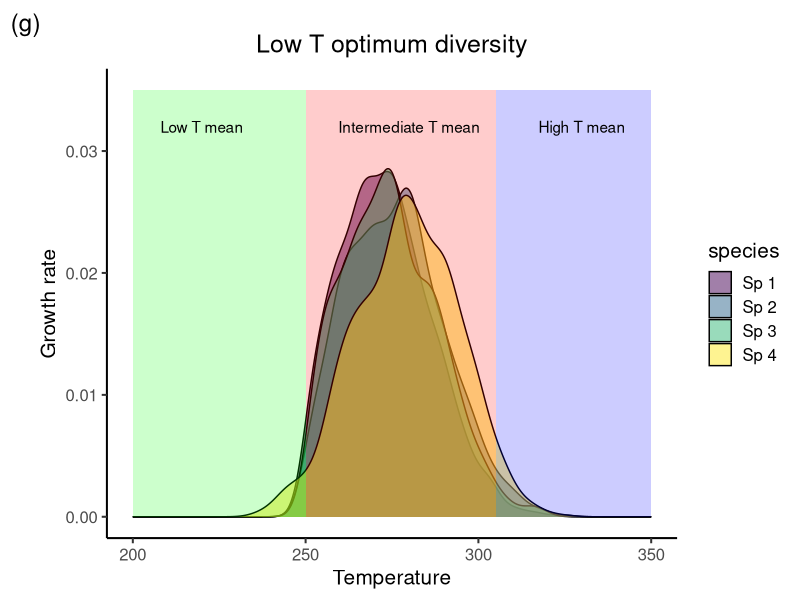
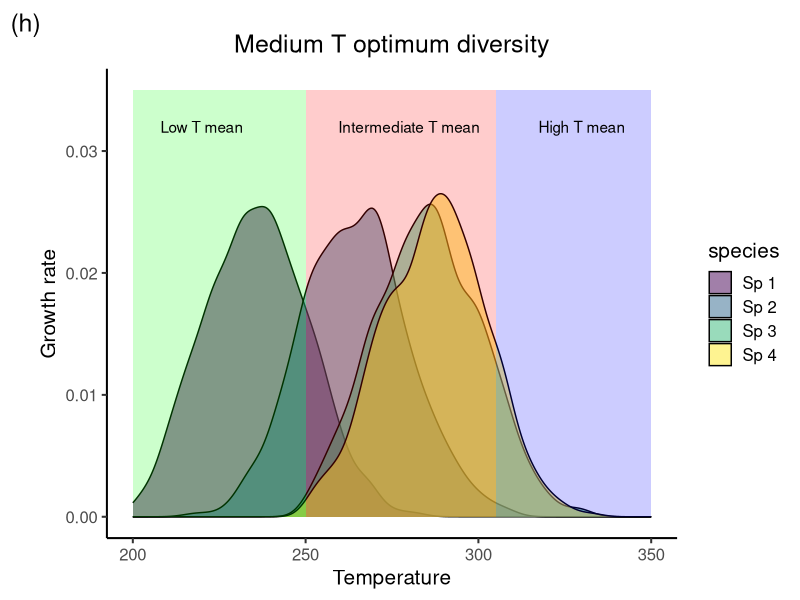
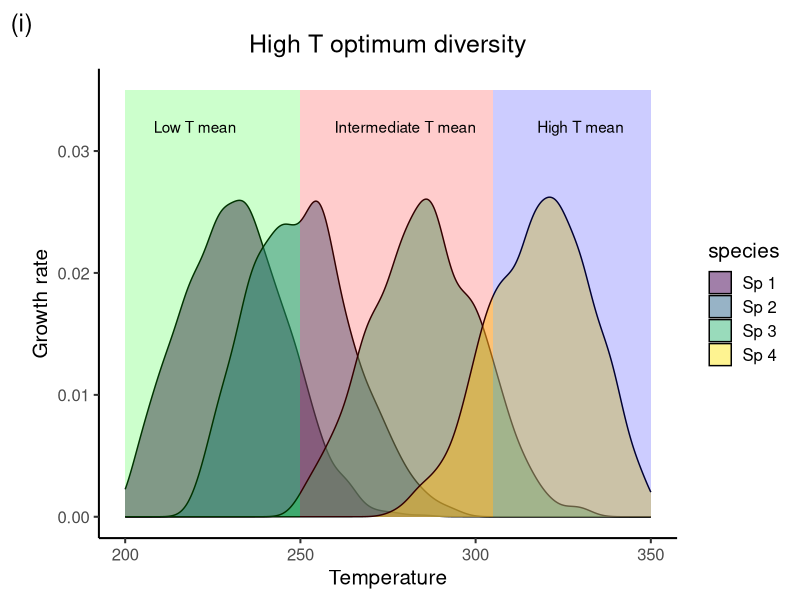

Generate these figures, in order, with R: (Note: this script raises an error after producing the figures.)
library(ggplot2)

# create data frame
library(truncnorm)

set.seed(46354)
df_low_z1 <- data.frame(E1 = c(rtruncnorm(n=1000, a=250, b=350, mean=270, sd=15), rtruncnorm(n=1000, a=250, b=350, mean=275, sd=15), rtruncnorm(n=1000, a=250, b=350, mean=272, sd=15),
                               rtruncnorm(n=1000, a=50, b=350, mean=280, sd=15)),
                        species = rep(c("Sp 1", "Sp 2", "Sp 3", "Sp 4"), each = 1000))

# plot normal distributions
low_z1_div <- ggplot(df_low_z1, aes(x = E1, fill = species)) +
  geom_density(alpha = 0.5) +
  scale_fill_viridis_d() +
  theme_classic() +
  labs(y = "Growth rate") + ggtitle("Low T optimum diversity") +labs(x = "Temperature", tag = "(g)") +
  theme(
    plot.title = element_text(hjust = 0.5)) +
  theme_classic(base_size = 15) +
  annotate('rect', xmin=250, xmax=305, ymin=0.0, ymax=0.035, alpha=.2, fill='red')+
  annotate('text', x=280, y=0.032, label='Intermediate T mean')+
  annotate('rect', xmin=200, xmax=250, ymin=0.0, ymax=0.035, alpha=.2, fill='green')+
  annotate('text', x=220, y=0.032, label='Low T mean')+
  annotate('rect', xmin=305, xmax=350, ymin=0.0, ymax=0.035, alpha=.2, fill='blue')+
  annotate('text', x=330, y=0.032, label='High T mean')+
  theme(
    plot.title = element_text(hjust = 0.5))

low_z1_div

# create data frame
set.seed(46354)
df_medium_z1 <-data.frame(E1 = c(rtruncnorm(n=1000, a=200, b=285, mean=235, sd=15), rtruncnorm(n=1000, a=210, b=320, mean=265, sd=15), rtruncnorm(n=1000, a=250, b=350, mean=285, sd=15),
                                 rtruncnorm(n=1000, a=250, b=350, mean=288, sd=15)),
                          species = rep(c("Sp 1", "Sp 2", "Sp 3", "Sp 4"), each = 1000))

# plot normal distributions
medium_z1_div <- ggplot(df_medium_z1, aes(x = E1, fill = species)) +
  geom_density(alpha = 0.5) +
  scale_fill_viridis_d() +
  theme_classic() +
  labs(y = "Growth rate") + ggtitle("Medium T optimum diversity") +labs(x = "Temperature", tag = "(h)") +
  theme(
    plot.title = element_text(hjust = 0.5))+
  theme_classic(base_size = 15) +
  annotate('rect', xmin=250, xmax=305, ymin=0.0, ymax=0.035, alpha=.2, fill='red')+
  annotate('text', x=280, y=0.032, label='Intermediate T mean')+
  annotate('rect', xmin=200, xmax=250, ymin=0.0, ymax=0.035, alpha=.2, fill='green')+
  annotate('text', x=220, y=0.032, label='Low T mean')+
  annotate('rect', xmin=305, xmax=350, ymin=0.0, ymax=0.035, alpha=.2, fill='blue')+
  annotate('text', x=330, y=0.032, label='High T mean')+
  theme(
    plot.title = element_text(hjust = 0.5))

medium_z1_div

# create data frame
set.seed(46354)
df_high_z1 <- data.frame(E1 = c(rtruncnorm(n=1000, a=200, b=350, mean=230, sd=15), rtruncnorm(n=1000, a=220, b=300, mean=250, sd=15), rtruncnorm(n=1000, a=250, b=350, mean=285, sd=15),
                                rtruncnorm(n=1000, a=250, b=350, mean=320, sd=15)),
                         species = rep(c("Sp 1", "Sp 2", "Sp 3", "Sp 4"), each = 1000))
# plot normal distributions
high_z1_div <- ggplot(df_high_z1, aes(x = E1, fill = species)) +
  geom_density(alpha = 0.5) +
  scale_fill_viridis_d() +
  theme_classic() +
  labs(y = "Growth rate") + ggtitle("High T optimum diversity") +labs(x = "Temperature", tag = "(i)") +
  theme(
    plot.title = element_text(hjust = 0.5))+
  theme_classic(base_size = 15) +
  annotate('rect', xmin=250, xmax=305, ymin=0.0, ymax=0.035, alpha=.2, fill='red')+
  annotate('text', x=280, y=0.032, label='Intermediate T mean')+
  annotate('rect', xmin=200, xmax=250, ymin=0.0, ymax=0.035, alpha=.2, fill='green')+
  annotate('text', x=220, y=0.032, label='Low T mean')+
  annotate('rect', xmin=305, xmax=350, ymin=0.0, ymax=0.035, alpha=.2, fill='blue')+
  annotate('text', x=330, y=0.032, label='High T mean') +
  theme(
    plot.title = element_text(hjust = 0.5))
high_z1_div

comb <- low_z1_div/ medium_z1_div / high_z1_div & theme(legend.position = "bottom")
fig_optimum <- comb + plot_layout(guides = "collect", heights = c(0.5, 0.5, 0.5))
ggsave(fig_optimum, file="/Users/francesco/Documents/GitHub/multifarious_response_diversity/fig_optimum.jpg", width=8, height=8)

fig_optimum_color <- comb + plot_layout(guides = "collect", heights = c(0.5, 0.5, 0.5))
changing_mean <- (p_E1 + p_E2)/(p2_E1 + p2_E2)/(p3_E1 + p3_E2)
mean_value_env_change <- ggarrange(changing_mean, fig_optimum_color, ncol = 2, nrow = 1)
ggsave(mean_value_env_change, file="/Users/francesco/Documents/GitHub/multifarious_response_diversity/mean_value_env_change.pdf", width=12, height=8)

dd_plot +rdiv_plot + sing_plot 
